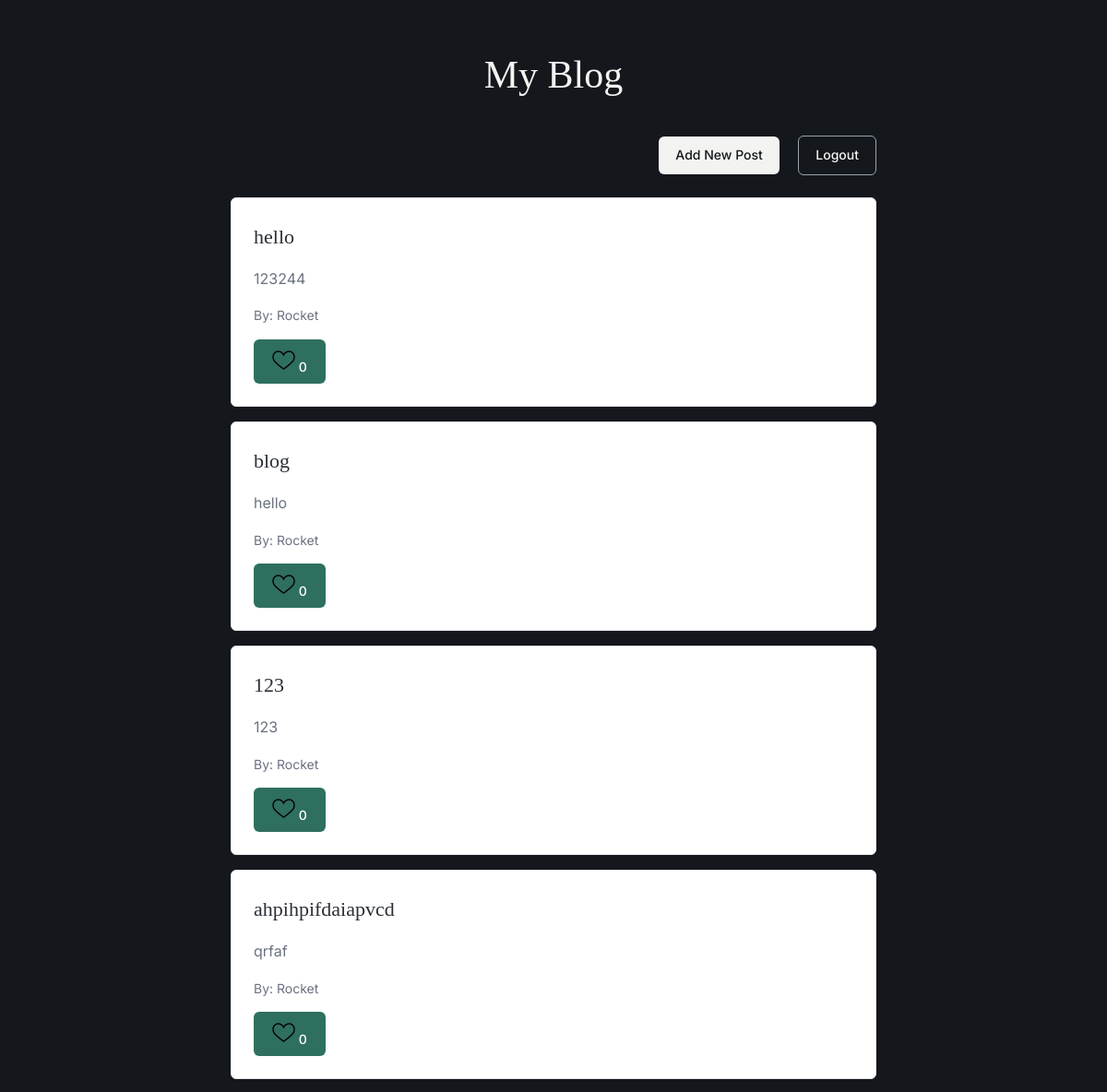
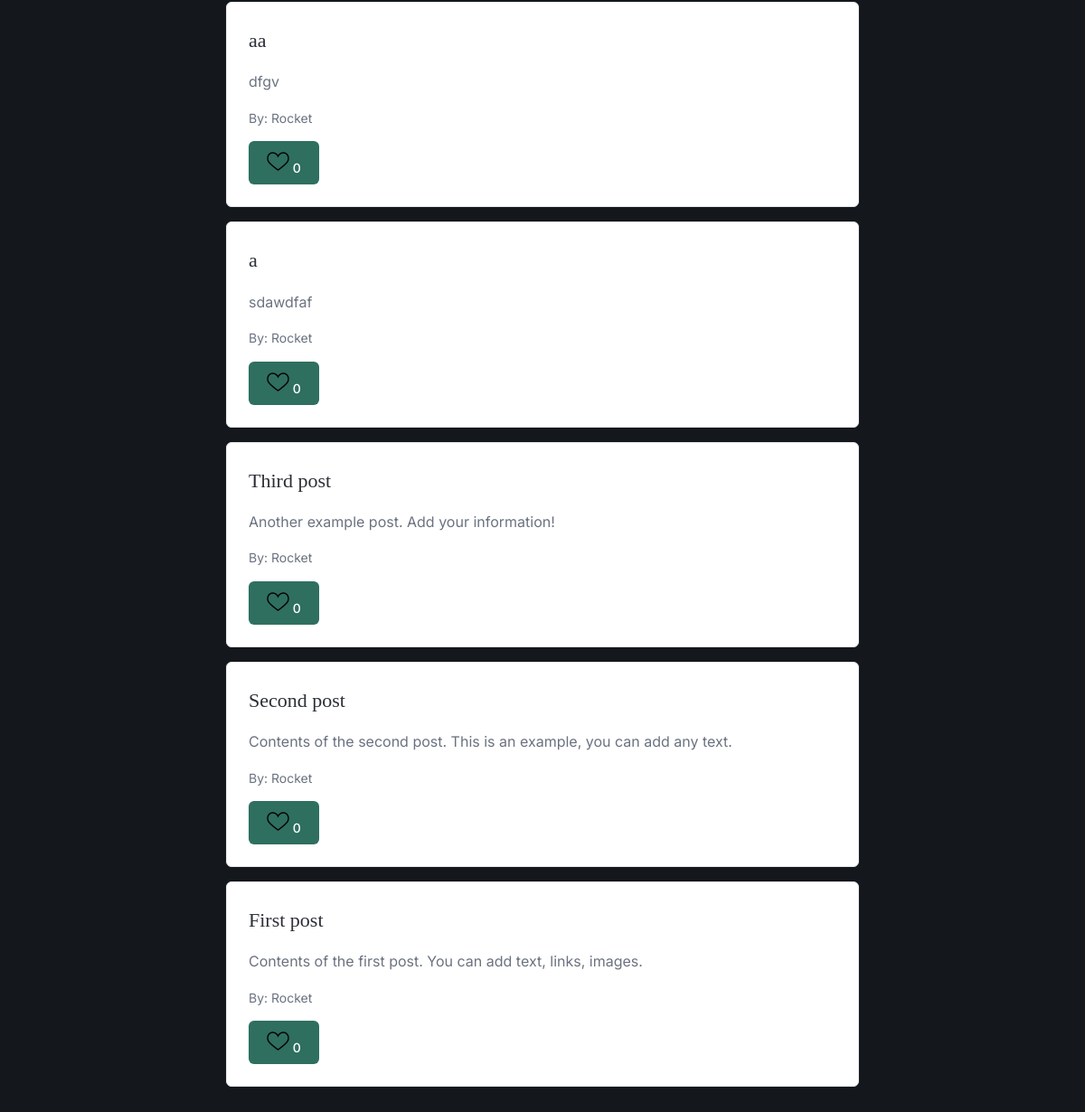
Screenshot of / (signed in) with the database file from the repository (2 pictures, top to bottom).
### tables this page shows
CREATE TABLE post (
id INTEGER PRIMARY KEY AUTOINCREMENT,
title TEXT NOT NULL,
content TEXT NOT NULL
, author_id INTEGER);

### main.py (the view)
@app.route("/")
def index():
    cursor.execute('''SELECT post.id, post.title, post.content, post.author_id,
                       user.username, COUNT(likes.id) AS likes FROM post
                       JOIN user ON post.author_id = user.id
                       LEFT JOIN likes ON post.id = likes.post_id
                       GROUP BY post.id, post.title, post.content,
                                post.author_id, user.username''')
    result = cursor.fetchall()
    posts = []
    for post in reversed(result):
        posts.append({'id': post[0], 'title': post[1], 'content': post[2],
                      'author_id': post[3], 'username': post[4], 'likes': post[5]})
        if current_user.is_authenticated:
            cursor.execute(
                'SELECT post_id FROM likes WHERE user_id = ?', (current_user.id, )
            )
            likes_result = cursor.fetchall()
            liked_posts = []
            for like in likes_result:
                liked_posts.append(like[0])
            posts[-1]['liked_posts'] = liked_posts
    context = {'posts': posts}
    return render_template('blog.html', **context)

### main.py (called while the page is built)
@login_manager.user_loader
def load_user(user_id):
    user = cursor.execute(
        'SELECT * FROM user WHERE id = ?', (user_id,)).fetchone()
    if user is not None:
        return User(user[0], user[1], user[2])
    return None

### templates/blog.html (shortened to what this page needs)
<!DOCTYPE html>
<html lang="en">
<head>
    <link rel="stylesheet" href="/static/style.css">
</head>
<body>
    <h1>My Blog</h1>
    <div class="buttons">
        {% if current_user.is_authenticated %}
            <a href="{{ url_for('add_post') }}" class="btn">Add New Post</a>
            <a href="{{ url_for('logout') }}" class="btn btn-secondary">Logout</a>
        {% endif %}
    </div>
    <div class="blog">
        {% for post in posts %}
        <div class="card">
            <h2><a href="{{ url_for('post', post_id=post.id) }}">{{ post.title }}</a></h2>
            <p>{{ post.content }}</p>
            <p class="author">By: {{ post.username }}</p>
            {% if current_user.is_authenticated %}
                <button onclick="location.href='{{ url_for('like_post',
                                post_id=post.id) }}'">
                    {% if post.id in post.liked_posts %}
                        <img src="/static/yeslike.png" height="25">
                    {% else %}
                        <img src="/static/notlike.png" height="25">
                    {% endif %}
                    <span>{{ post.likes }}</span>
                </button>
            {% endif %}
        </div>
        {% endfor %}
    </div>
</body>
</html>

### static/style.css (style rules this page uses)
:root { --ink: #14171c; --ink-soft: #1b1f26; --paper: #ffffff; --text-body: #2b2f36; --text-muted: #6b7280; --text-on-ink: #f3f4f2; --text-on-ink-muted: #9ca3af; --accent: #2e6f60; --accent-hover: #24594d; --accent-soft: #e7efec; --danger: #c4533d; --danger-soft: #f6e9e6; --border: #e5e7eb; --radius: 6px; --space-1: 8px; --space-2: 16px; --space-3: 24px; --space-4: 32px; }
body { font-family: 'Inter', -apple-system, BlinkMacSystemFont, sans-serif; background-color: var(--ink); color: var(--text-body); line-height: 1.6; margin: 0; padding: 48px 20px; }
h1, h2 { font-family: 'Source Serif 4', Georgia, serif; font-weight: 500; margin: 0; }
h1 { font-size: 42px; color: var(--text-on-ink); text-align: center; margin-bottom: var(--space-4); }
.blog { margin: auto; max-width: 700px; }
.card { padding: var(--space-3); margin-bottom: var(--space-2); background-color: var(--paper); border: 1px solid var(--border); border-radius: var(--radius); }
.card h2 { font-size: 22px; }
.card h2 a { color: var(--text-body); text-decoration: none; }
.card p { color: var(--text-muted); }
button { background-color: var(--accent); color: white; padding: 10px 20px; border: none; border-radius: var(--radius); font-family: inherit; font-size: 14px; font-weight: 500; cursor: pointer; transition: background-color 0.15s ease; }
.buttons { text-align: right; margin-right: 0; margin-bottom: var(--space-3); max-width: 700px; margin-left: auto; margin-right: auto; }
.btn { display: inline-block; color: var(--ink); background-color: var(--text-on-ink); text-decoration: none; margin-left: var(--space-2); padding: 9px 18px; border-radius: var(--radius); font-size: 14px; font-weight: 500; transition: opacity 0.15s ease; }
.btn-secondary { background-color: transparent; color: var(--text-on-ink); border: 1px solid var(--text-on-ink-muted); }
.author { color: var(--text-muted); font-size: 14px; }

### rows the page displays
post: title "hello", content "123244", username "Rocket", likes "0"
post: title "blog", content "hello", username "Rocket", likes "0"
post: title "123", content "123", username "Rocket", likes "0"
post: title "ahpihpifdaiapvcd", content "qrfaf", username "Rocket", likes "0"
post: title "aa", content "dfgv", username "Rocket", likes "0"
post: title "a", content "sdawdfaf", username "Rocket", likes "0"
post: title "Third post", content "Another example post. Add your information!", username "Rocket", likes "0"
post: title "Second post", content "Contents of the second post. This is an example, you can add any text.", username "Rocket", likes "0"
post: title "First post", content "Contents of the first post. You can add text, links, images.", username "Rocket", likes "0"
